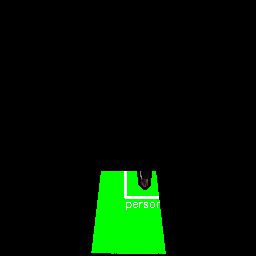
#> input picture test_img.jpg, 256 x 256 px
$ python -i guide.py   (imports and definitions only)
#> lines starting #> are read from the running program, lines starting #| are printed output that depends on the picture; after the words box and inside, x2 and y2 are one past the last pixel; in counts of white or black regions, pixels touching at a corner belong together
#> further down, picture is the input picture: shape (256, 256, 3); mean B, G, R 1.7, 19.9, 1.6
# In[]
import cv2
import numpy as np
import matplotlib.pyplot as plt

class Guide:
    def __init__(self):
        self.black_mask = np.array([[[0, 256],
                                [90, 256],
                                [100, 170],
                                [156, 170],
                                [166, 256],
                                [256, 256],
                                [256, 0],
                                [0, 0]]])

        self.black_mask_left = np.array([[[0, 256],
                                     [42, 256],
                                     [52, 170],
                                     [108, 170],
                                     [118, 256],
                                     [256, 256],
                                     [256, 0],
                                     [0, 0]]])

        self.black_mask_right = np.array([[[0, 256],
                                      [138, 256],
                                      [148, 170],
                                      [204, 170],
                                      [214, 256],
                                      [256, 256],
                                      [256, 0],
                                      [0, 0]]])

    def guide_safe_path(self, image):
        """
        This method will guide the agent to choose a safer path
        It will tell if the agent should go straight, right or left
        :param image: frame/image with footpath prediction drawn w/ GREEN color
                      COLOR GREEN IS VERY IMPORTANT
        :return: 0: Go straight
                 1: Go left
                 2: Go right
        """
        image_copy_left = image.copy()
        image_copy_right = image.copy()

        # Filling the image with black color rather the region of interest
        cv2.fillPoly(image, self.black_mask, (0, 0, 0))
        cv2.fillPoly(image_copy_left, self.black_mask_left, (0, 0, 0))
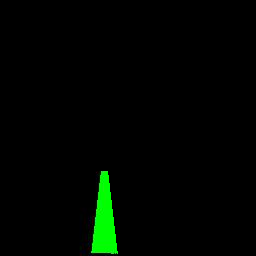
#> image_copy_left: shape (256, 256, 3); 8.56% of pixels changed, all inside (x1, y1, x2, y2) = (95, 159, 177, 256)
        cv2.fillPoly(image_copy_right, self.black_mask_right, (0, 0, 0))
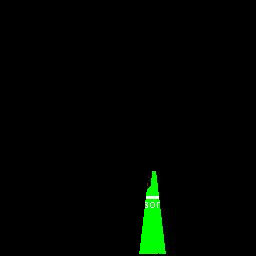
#> image_copy_right: shape (256, 256, 3); 8.69% of pixels changed, all inside (x1, y1, x2, y2) = (79, 159, 161, 256)

        # Calculating free space by splitting layers (BGR)
        # green area is footpath
        # the greater, the better
        _, g, _ = cv2.split(image)
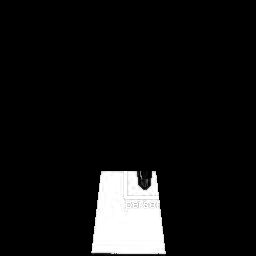
#> g: shape (256, 256); min 0, max 255, mean 19.7
        _, g_left, _ = cv2.split(image_copy_left)
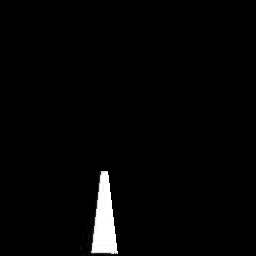
#> g_left: shape (256, 256); min 0, max 255, mean 5.4
        _, g_right, _ = cv2.split(image_copy_right)
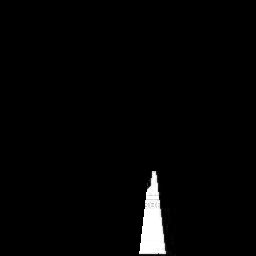
#> g_right: shape (256, 256); min 0, max 255, mean 5.2

        free_area_straight = (g==255).sum()
#> free_area_straight = 3173
        free_area_left = (g_left == 255).sum()
#> free_area_left = 820
        free_area_right = (g_right == 255).sum()
#> free_area_right = 826

        free_space = np.array([free_area_straight, free_area_left, free_area_right])
#> free_space = [3173, 820, 826]

        return np.argmax(free_space)

>>> import cv2
>>> picture = cv2.imread('test_img.jpg')
>>> result = Guide().guide_safe_path(picture)
#> result = 0
